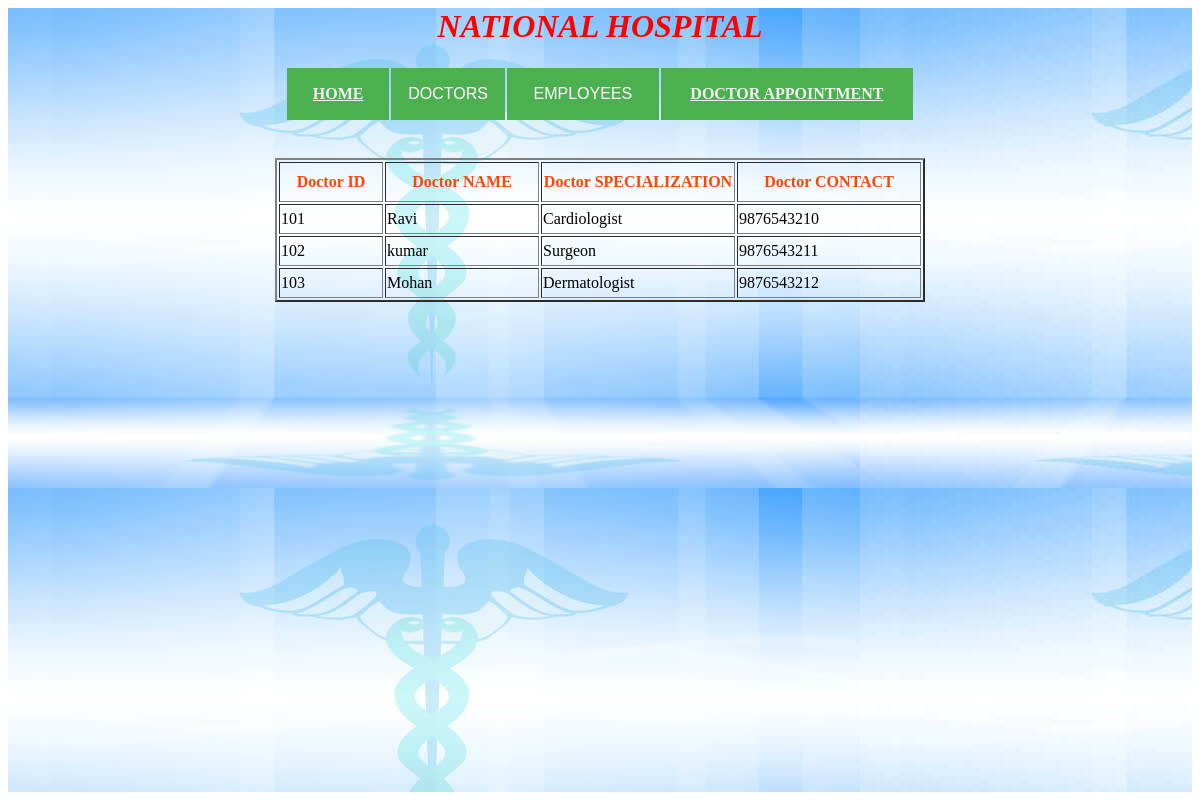
The page /viewdoc_user/ on the database its author committed.
### app/models.py (models this page shows, shortened)
class doctorModel(models.Model):
    doc_id = models.IntegerField(primary_key=True)
    name = models.CharField(max_length=30)
    specialization = models.CharField(max_length=30)
    contact = models.IntegerField()
    password = models.CharField(max_length=10)

### templates/viewdoctors_user.html
{% include "menu_user.html" %}
<br/><br/>
<table align="center" border="2">
    <tr style="color: orangered">
        <th width="100" height="40">Doctor ID</th>
        <th width="150">Doctor NAME</th>
        <th width="190">Doctor SPECIALIZATION</th>
        <th width="180">Doctor CONTACT</th>
    </tr>
    {% for x in object_list %}
        <tr>
            <td height="30">{{x.doc_id}}</td>
            <td>{{x.name}}</td>
            <td>{{x.specialization}}</td>
            <td>{{x.contact}}</td>
    </tr>
    {% endfor %}
</table>

### rows shown on the page
doctorModel: doc_id "101", name "Ravi", specialization "Cardiologist", contact "9876543210"
doctorModel: doc_id "102", name "kumar", specialization "Surgeon", contact "9876543211"
doctorModel: doc_id "103", name "Mohan", specialization "Dermatologist", contact "9876543212"
